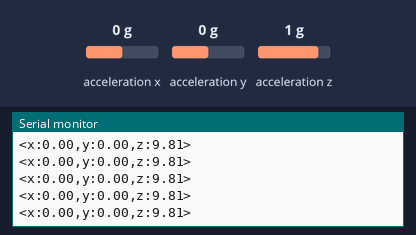
Recording of a sketch running on a simulated Arduino Uno, built with avr-gcc and run on an emulated ATmega328P. Shown: the last lines printed to the serial monitor. The inputs (shaded band) are chosen by the test bench; at power-on: acceleration x 0 g, acceleration y 0 g, acceleration z 1 g.

Above: at 1.2 s.
1.3 s: acceleration x set to -1.4 g
At 1.57 s:
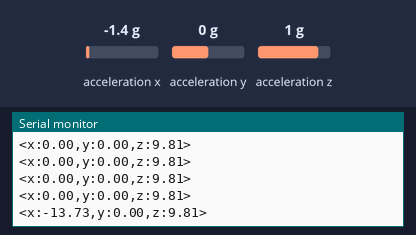
2.8 s: acceleration y set to -1.4 g
At 2.99 s:
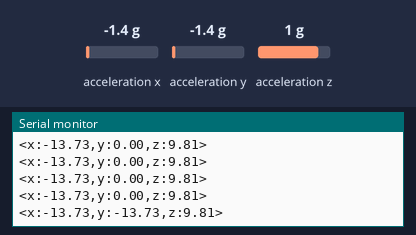
4.3 s: acceleration z set to -1.4 g
At 4.41 s:
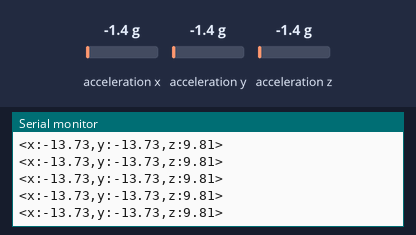

The sketch:

accel_read.ino
```cpp
/*
 *  Read accelerometer data during testing.
 *  Run with save_console.py to save serial output to a timestamped log file.
 */

#include <Wire.h>
#include <SPI.h>
#include <Adafruit_LIS3DH.h>
#include <Adafruit_Sensor.h>

// Setup software SPI for the accelerometer
#define lis_CLK 13
#define lis_MISO 12
#define lis_MOSI 11
#define lis_CS 10

Adafruit_LIS3DH lis = Adafruit_LIS3DH(lis_CS, lis_MOSI, lis_MISO, lis_CLK);

void setup() {
  Serial.begin(9600);
  while (!Serial) delay(10);  // wait for Serial to start

  if (!lis.begin(0x18)) {
    Serial.println("Couldn't start lis!");
    while (1) yield();
  }
  Serial.println("lis found!");

  lis.setRange(LIS3DH_RANGE_2_G);  // 2, 4, 8 or 16
  Serial.println("<Arduino is ready>");
}

void loop() {
  sensors_event_t event;
  lis.getEvent(&event);

  // in m/s^2
  Serial.print("<x:"); Serial.print(event.acceleration.x); Serial.print(",");
  Serial.print("y:"); Serial.print(event.acceleration.y); Serial.print(",");
  Serial.print("z:"); Serial.print(event.acceleration.z); Serial.println(">");

  Serial.println();

  delay(200);
}
```

Measured:
- after the input at 1.3 s, the serial monitor: prints a new line after 0.12 s (image 1)
- after the input at 2.8 s, the serial monitor: prints a new line at once (image 2)
